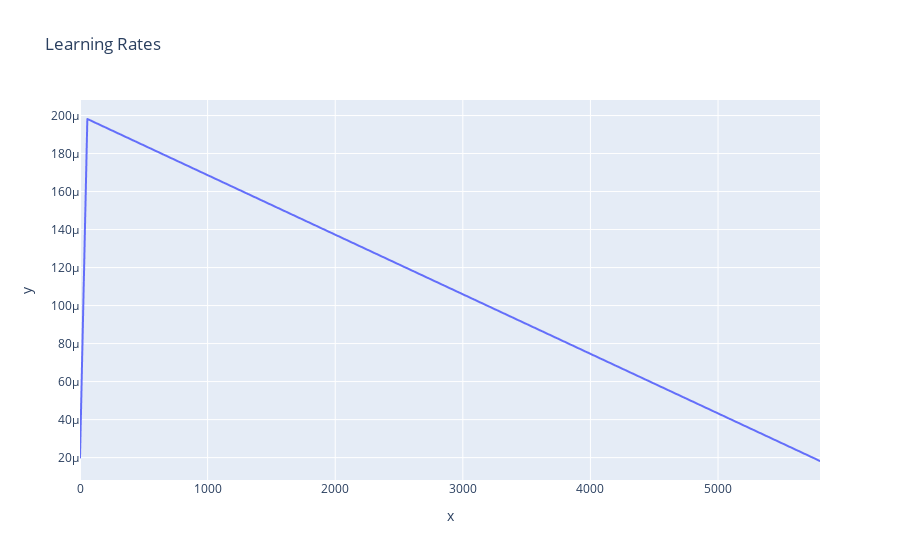

Source (notebook cell):
### Code cell
def lr_for_step(step: int, max_step: int, max_lr: float, warmup_step_frac: float):
    '''Return the learning rate for use at this step of training.'''
    initial_lr = 0.1 * max_lr
    warmup_steps = max_step * warmup_step_frac
    cooldown_steps = max_step - warmup_steps

    if step < warmup_steps:
        return initial_lr + step * ((max_lr - initial_lr) / warmup_steps)
    else:
        return max_lr - step * ((max_lr - initial_lr) / cooldown_steps)



if MAIN:
    max_step = int(len(train_loader) * config_dict["epochs"])
    lrs = [
        lr_for_step(step, max_step, max_lr=config_dict["lr"], warmup_step_frac=config_dict["warmup_step_frac"])
        for step in range(max_step)
    ]
    import plotly.express as px
    import pandas as pd

    df = pd.DataFrame(dict(
        y = lrs,
        x = [s for s, lr in enumerate(lrs)]
    ))
    fig = px.line(df, x="x", y="y", title="Learning Rates") 
    fig.show()

### Figure 1 — Plotly figure (JSON) as saved in the notebook; plotly's stock layout.template omitted (floating-point values rounded to 4 significant figures; data arrays with more than 128 entries replaced by an {"elided": "..."} marker saying what was removed)
{"data": [{"hovertemplate": "x=%{x}<br>y=%{y}<extra></extra>", "legendgroup": "", "line": {"color": "#636efa", "dash": "solid"}, "marker": {"symbol": "circle"}, "mode": "lines", "name": "", "showlegend": false, "type": "scattergl", "x": {"elided": "5800 int values"}, "xaxis": "x", "y": {"elided": "5800 float values"}, "yaxis": "y"}], "layout": {"legend": {"tracegroupgap": 0}, "title": {"text": "Learning Rates"}, "xaxis": {"anchor": "y", "domain": [0, 1], "title": {"text": "x"}}, "yaxis": {"anchor": "x", "domain": [0, 1], "title": {"text": "y"}}}}
